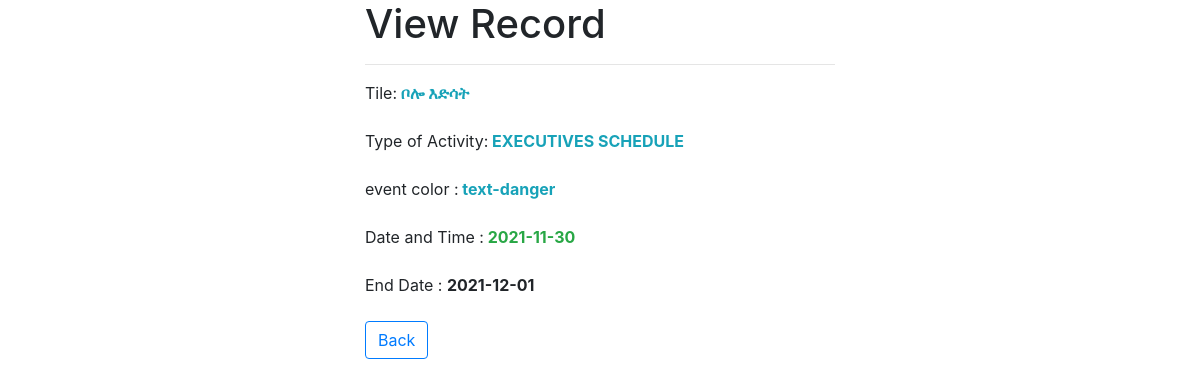
Page /calander/read.php?id=34 on the committed database.
### tables this page shows
CREATE TABLE `schedule` (
  `id` int(255) NOT NULL,
  `title` varchar(255) NOT NULL,
  `start` varchar(255) NOT NULL,
  `enddate` varchar(255) NOT NULL,
  `Activity` varchar(255) NOT NULL,
  `colore` varchar(255) NOT NULL,
  `status` varchar(255) NOT NULL
);

### calander/read.php (the view, shortened to what this page needs)
<?php
if(isset($_GET["id"]) && !empty(trim($_GET["id"])))
{
    require_once "../config.php";
    $sql = "SELECT * FROM schedule WHERE id = ?";
    if($stmt = mysqli_prepare($conn, $sql))
    {
        mysqli_stmt_bind_param($stmt, "i", $param_id);
        if(mysqli_stmt_execute($stmt))
        {
            $result = mysqli_stmt_get_result($stmt);
            if(mysqli_num_rows($result) == 1)
            {
                $row = mysqli_fetch_array($result, MYSQLI_ASSOC);
            }
            else
            {
                header("location: error.php");
                exit();
            }
        }
        else
        {
            echo "Oops! Something went wrong. Please try again later.";
        }
    }
}
else
{
    print_r($sql);
    exit();
    header("location: error.php");
    exit();
}
?>
<!DOCTYPE html>
<html lang="en">
<head>
    <link rel="stylesheet" href="https://stackpath.bootstrapcdn.com/bootstrap/4.5.0/css/bootstrap.min.css">
    <link rel="stylesheet" href="https://maxcdn.bootstrapcdn.com/font-awesome/4.7.0/css/font-awesome.min.css">
</head>
<body>
    <div class="wrapper">
        <div class="container-fluid">
            <div class="row">
                <div class="col-md-12">
                    <div class="page-header">
                        <h1>View Record</h1>
                        <hr>
                    </div>
                    <div class="form-group">
                        <label>Tile:<span class="font-weight-bold text-info"> <?= $row["Activity"]; ?></span></label>
                    </div>
                    <div class="form-group">
                        <label>Type of Activity:<span class="font-weight-bold text-info"> <?= $row["title"]; ?></span></label>
                    </div>
                    <div class="form-group">
                        <label>event color :<span class="font-weight-bold text-info"> <?= $row["colore"]; ?></span></label>
                    </div>
                    <div class="form-group">
                        <label>Date and Time :<span class="font-weight-bold text text-success"> <?= $row["start"]; ?></span></label>
                    </div>
                    <div class="form-group">
                        <label>End Date : <span class="font-weight-bold"> <?= $row["enddate"]; ?></span></label>
                    </div>
                    <p><a href="addcalanderEvent.php" type="button" class="btn btn-outline-primary">Back</a></p>
                </div>
            </div>
        </div>
    </div>
</body>
</html>

### calander/read.php (style rules this page uses)
.wrapper { width: 500px; margin: 0 auto; }

### rows in the picture
schedule: Activity "ቦሎ እድሳት", title "EXECUTIVES SCHEDULE", colore "text-danger", start "2021-11-30", enddate "2021-12-01"
